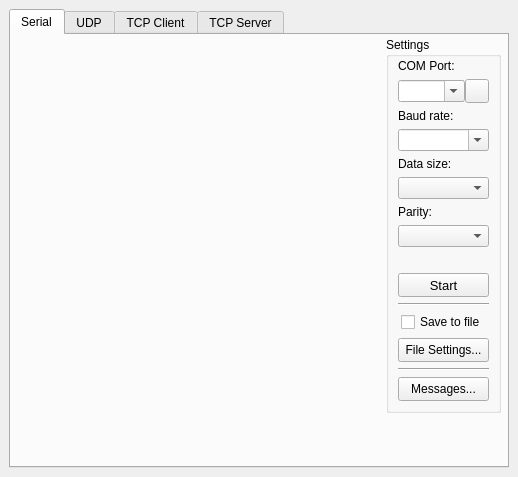
<?xml version="1.0" encoding="UTF-8"?>
<ui version="4.0">
 <class>MainWindow</class>
 <widget class="QMainWindow" name="MainWindow">
  <property name="geometry">
   <rect>
    <x>0</x>
    <y>0</y>
    <width>518</width>
    <height>477</height>
   </rect>
  </property>
  <property name="sizePolicy">
   <sizepolicy hsizetype="Preferred" vsizetype="Preferred">
    <horstretch>0</horstretch>
    <verstretch>0</verstretch>
   </sizepolicy>
  </property>
  <property name="minimumSize">
   <size>
    <width>518</width>
    <height>477</height>
   </size>
  </property>
  <property name="windowTitle">
   <string>Terminal</string>
  </property>
  <property name="tabShape">
   <enum>QTabWidget::Rounded</enum>
  </property>
  <widget class="QWidget" name="centralwidget">
   <property name="sizePolicy">
    <sizepolicy hsizetype="Expanding" vsizetype="Expanding">
     <horstretch>0</horstretch>
     <verstretch>0</verstretch>
    </sizepolicy>
   </property>
   <property name="maximumSize">
    <size>
     <width>16777215</width>
     <height>16777215</height>
    </size>
   </property>
   <layout class="QGridLayout" name="gridLayout">
    <item row="0" column="1">
     <widget class="QTabWidget" name="tabWidget">
      <property name="sizePolicy">
       <sizepolicy hsizetype="Expanding" vsizetype="Expanding">
        <horstretch>0</horstretch>
        <verstretch>0</verstretch>
       </sizepolicy>
      </property>
      <property name="currentIndex">
       <number>0</number>
      </property>
      <widget class="QWidget" name="tab_serial">
       <property name="sizePolicy">
        <sizepolicy hsizetype="Preferred" vsizetype="Preferred">
         <horstretch>0</horstretch>
         <verstretch>0</verstretch>
        </sizepolicy>
       </property>
       <attribute name="title">
        <string>Serial</string>
       </attribute>
       <layout class="QGridLayout" name="gridLayout_7">
        <property name="leftMargin">
         <number>6</number>
        </property>
        <property name="topMargin">
         <number>2</number>
        </property>
        <property name="rightMargin">
         <number>6</number>
        </property>
        <property name="bottomMargin">
         <number>2</number>
        </property>
        <item row="1" column="0" colspan="2">
         <layout class="QVBoxLayout" name="serial_layout_messages">
          <property name="sizeConstraint">
           <enum>QLayout::SetDefaultConstraint</enum>
          </property>
          <property name="topMargin">
           <number>0</number>
          </property>
          <property name="bottomMargin">
           <number>5</number>
          </property>
         </layout>
        </item>
        <item row="0" column="0">
         <widget class="Console" name="serial_console">
          <property name="sizePolicy">
           <sizepolicy hsizetype="Expanding" vsizetype="Expanding">
            <horstretch>0</horstretch>
            <verstretch>0</verstretch>
           </sizepolicy>
          </property>
          <property name="minimumSize">
           <size>
            <width>318</width>
            <height>377</height>
           </size>
          </property>
          <property name="currentIndex">
           <number>-1</number>
          </property>
         </widget>
        </item>
        <item row="0" column="1" alignment="Qt::AlignTop">
         <widget class="QGroupBox" name="serial_group_settings">
          <property name="sizePolicy">
           <sizepolicy hsizetype="Fixed" vsizetype="Fixed">
            <horstretch>0</horstretch>
            <verstretch>0</verstretch>
           </sizepolicy>
          </property>
          <property name="minimumSize">
           <size>
            <width>115</width>
            <height>0</height>
           </size>
          </property>
          <property name="maximumSize">
           <size>
            <width>115</width>
            <height>16777215</height>
           </size>
          </property>
          <property name="title">
           <string>Settings</string>
          </property>
          <property name="flat">
           <bool>false</bool>
          </property>
          <property name="checkable">
           <bool>false</bool>
          </property>
          <layout class="QVBoxLayout" name="verticalLayout_11">
           <property name="topMargin">
            <number>2</number>
           </property>
           <item>
            <widget class="QLabel" name="serial_label_COM">
             <property name="text">
              <string>COM Port:</string>
             </property>
            </widget>
           </item>
           <item>
            <layout class="QHBoxLayout" name="horizontalLayout_2">
             <property name="spacing">
              <number>0</number>
             </property>
             <property name="sizeConstraint">
              <enum>QLayout::SetFixedSize</enum>
             </property>
             <property name="topMargin">
              <number>0</number>
             </property>
             <item>
              <widget class="QComboBox" name="serial_selection_COM">
               <property name="sizePolicy">
                <sizepolicy hsizetype="Preferred" vsizetype="Fixed">
                 <horstretch>0</horstretch>
                 <verstretch>0</verstretch>
                </sizepolicy>
               </property>
               <property name="minimumSize">
                <size>
                 <width>0</width>
                 <height>22</height>
                </size>
               </property>
               <property name="editable">
                <bool>true</bool>
               </property>
              </widget>
             </item>
             <item>
              <widget class="QPushButton" name="serial_button_refresh">
               <property name="sizePolicy">
                <sizepolicy hsizetype="Fixed" vsizetype="Fixed">
                 <horstretch>0</horstretch>
                 <verstretch>0</verstretch>
                </sizepolicy>
               </property>
               <property name="minimumSize">
                <size>
                 <width>24</width>
                 <height>24</height>
                </size>
               </property>
               <property name="maximumSize">
                <size>
                 <width>24</width>
                 <height>24</height>
                </size>
               </property>
               <property name="text">
                <string/>
               </property>
               <property name="icon">
                <iconset resource="icons.qrc">
                 <normaloff>:/img/refresh.png</normaloff>:/img/refresh.png</iconset>
               </property>
              </widget>
             </item>
            </layout>
           </item>
           <item>
            <widget class="QLabel" name="serial_label_baud">
             <property name="text">
              <string>Baud rate:</string>
             </property>
            </widget>
           </item>
           <item>
            <widget class="QComboBox" name="serial_selection_baud">
             <property name="minimumSize">
              <size>
               <width>0</width>
               <height>22</height>
              </size>
             </property>
             <property name="editable">
              <bool>true</bool>
             </property>
            </widget>
           </item>
           <item>
            <widget class="QLabel" name="serial_label_dataSize">
             <property name="text">
              <string>Data size:</string>
             </property>
            </widget>
           </item>
           <item>
            <widget class="QComboBox" name="serial_selection_dataSize">
             <property name="minimumSize">
              <size>
               <width>0</width>
               <height>22</height>
              </size>
             </property>
            </widget>
           </item>
           <item>
            <widget class="QLabel" name="serial_label_parity">
             <property name="text">
              <string>Parity:</string>
             </property>
            </widget>
           </item>
           <item>
            <widget class="QComboBox" name="serial_selection_parity">
             <property name="minimumSize">
              <size>
               <width>0</width>
               <height>22</height>
              </size>
             </property>
            </widget>
           </item>
           <item>
            <spacer name="verticalSpacer">
             <property name="orientation">
              <enum>Qt::Vertical</enum>
             </property>
             <property name="sizeType">
              <enum>QSizePolicy::Fixed</enum>
             </property>
             <property name="sizeHint" stdset="0">
              <size>
               <width>20</width>
               <height>20</height>
              </size>
             </property>
            </spacer>
           </item>
           <item>
            <widget class="QPushButton" name="serial_button_start">
             <property name="minimumSize">
              <size>
               <width>0</width>
               <height>24</height>
              </size>
             </property>
             <property name="font">
              <font>
               <pointsize>10</pointsize>
               <weight>50</weight>
               <bold>false</bold>
              </font>
             </property>
             <property name="text">
              <string>Start</string>
             </property>
            </widget>
           </item>
           <item>
            <widget class="Line" name="line_4">
             <property name="orientation">
              <enum>Qt::Horizontal</enum>
             </property>
            </widget>
           </item>
           <item alignment="Qt::AlignHCenter">
            <widget class="QCheckBox" name="serial_checkBox_file">
             <property name="text">
              <string>Save to file</string>
             </property>
            </widget>
           </item>
           <item>
            <widget class="QPushButton" name="serial_button_files">
             <property name="minimumSize">
              <size>
               <width>0</width>
               <height>24</height>
              </size>
             </property>
             <property name="text">
              <string>File Settings...</string>
             </property>
            </widget>
           </item>
           <item>
            <widget class="Line" name="line_5">
             <property name="orientation">
              <enum>Qt::Horizontal</enum>
             </property>
            </widget>
           </item>
           <item>
            <widget class="QPushButton" name="serial_button_messages">
             <property name="minimumSize">
              <size>
               <width>0</width>
               <height>24</height>
              </size>
             </property>
             <property name="text">
              <string>Messages...</string>
             </property>
            </widget>
           </item>
          </layout>
         </widget>
        </item>
       </layout>
      </widget>
      <widget class="QWidget" name="tab_UDP">
       <attribute name="title">
        <string>UDP</string>
       </attribute>
       <layout class="QGridLayout" name="gridLayout_2">
        <property name="leftMargin">
         <number>6</number>
        </property>
        <property name="topMargin">
         <number>2</number>
        </property>
        <property name="rightMargin">
         <number>6</number>
        </property>
        <property name="bottomMargin">
         <number>2</number>
        </property>
        <item row="0" column="1" alignment="Qt::AlignTop">
         <widget class="QGroupBox" name="UDP_group_settings">
          <property name="sizePolicy">
           <sizepolicy hsizetype="Fixed" vsizetype="Fixed">
            <horstretch>0</horstretch>
            <verstretch>0</verstretch>
           </sizepolicy>
          </property>
          <property name="minimumSize">
           <size>
            <width>115</width>
            <height>0</height>
           </size>
          </property>
          <property name="maximumSize">
           <size>
            <width>115</width>
            <height>16777215</height>
           </size>
          </property>
          <property name="title">
           <string>Settings</string>
          </property>
          <property name="flat">
           <bool>false</bool>
          </property>
          <property name="checkable">
           <bool>false</bool>
          </property>
          <layout class="QVBoxLayout" name="verticalLayout_12">
           <property name="topMargin">
            <number>2</number>
           </property>
           <item>
            <widget class="QLabel" name="UDP_label_address">
             <property name="text">
              <string>IP address:</string>
             </property>
            </widget>
           </item>
           <item>
            <widget class="QLineEdit" name="UDP_edit_address">
             <property name="alignment">
              <set>Qt::AlignCenter</set>
             </property>
            </widget>
           </item>
           <item>
            <widget class="QLabel" name="UDP_label_port">
             <property name="text">
              <string>Port:</string>
             </property>
            </widget>
           </item>
           <item>
            <widget class="QLineEdit" name="UDP_edit_port">
             <property name="alignment">
              <set>Qt::AlignCenter</set>
             </property>
            </widget>
           </item>
           <item>
            <widget class="QPushButton" name="UDP_button_addresses">
             <property name="text">
              <string>Address List (0)</string>
             </property>
            </widget>
           </item>
           <item>
            <widget class="QLabel" name="UDP_label_port_local">
             <property name="text">
              <string>Local port:</string>
             </property>
            </widget>
           </item>
           <item>
            <widget class="QLineEdit" name="UDP_edit_port_local">
             <property name="alignment">
              <set>Qt::AlignCenter</set>
             </property>
             <property name="clearButtonEnabled">
              <bool>false</bool>
             </property>
            </widget>
           </item>
           <item>
            <spacer name="verticalSpacer_2">
             <property name="orientation">
              <enum>Qt::Vertical</enum>
             </property>
             <property name="sizeType">
              <enum>QSizePolicy::Fixed</enum>
             </property>
             <property name="sizeHint" stdset="0">
              <size>
               <width>20</width>
               <height>20</height>
              </size>
             </property>
            </spacer>
           </item>
           <item>
            <widget class="QPushButton" name="UDP_button_start">
             <property name="minimumSize">
              <size>
               <width>0</width>
               <height>24</height>
              </size>
             </property>
             <property name="font">
              <font>
               <pointsize>10</pointsize>
               <weight>50</weight>
               <bold>false</bold>
              </font>
             </property>
             <property name="text">
              <string>Start</string>
             </property>
            </widget>
           </item>
           <item>
            <widget class="Line" name="line_6">
             <property name="orientation">
              <enum>Qt::Horizontal</enum>
             </property>
            </widget>
           </item>
           <item alignment="Qt::AlignHCenter">
            <widget class="QCheckBox" name="UDP_checkBox_file">
             <property name="text">
              <string>Save to file</string>
             </property>
            </widget>
           </item>
           <item>
            <widget class="QPushButton" name="UDP_button_files">
             <property name="minimumSize">
              <size>
               <width>0</width>
               <height>24</height>
              </size>
             </property>
             <property name="text">
              <string>File Settings...</string>
             </property>
            </widget>
           </item>
           <item>
            <widget class="Line" name="line_7">
             <property name="orientation">
              <enum>Qt::Horizontal</enum>
             </property>
            </widget>
           </item>
           <item>
            <widget class="QPushButton" name="UDP_button_messages">
             <property name="minimumSize">
              <size>
               <width>0</width>
               <height>24</height>
              </size>
             </property>
             <property name="text">
              <string>Messages...</string>
             </property>
            </widget>
           </item>
          </layout>
         </widget>
        </item>
        <item row="0" column="0">
         <widget class="Console" name="UDP_console">
          <property name="sizePolicy">
           <sizepolicy hsizetype="Expanding" vsizetype="Expanding">
            <horstretch>0</horstretch>
            <verstretch>0</verstretch>
           </sizepolicy>
          </property>
          <property name="minimumSize">
           <size>
            <width>318</width>
            <height>377</height>
           </size>
          </property>
          <property name="currentIndex">
           <number>-1</number>
          </property>
         </widget>
        </item>
        <item row="1" column="0" colspan="2">
         <layout class="QVBoxLayout" name="UDP_layout_messages">
          <property name="sizeConstraint">
           <enum>QLayout::SetDefaultConstraint</enum>
          </property>
          <property name="topMargin">
           <number>0</number>
          </property>
          <property name="bottomMargin">
           <number>5</number>
          </property>
         </layout>
        </item>
       </layout>
      </widget>
      <widget class="QWidget" name="tab_TCP_client">
       <attribute name="title">
        <string>TCP Client</string>
       </attribute>
       <layout class="QGridLayout" name="gridLayout_4">
        <property name="leftMargin">
         <number>6</number>
        </property>
        <property name="topMargin">
         <number>2</number>
        </property>
        <property name="rightMargin">
         <number>6</number>
        </property>
        <property name="bottomMargin">
         <number>2</number>
        </property>
        <item row="0" column="1" alignment="Qt::AlignTop">
         <widget class="QGroupBox" name="TCP_client_group_settings">
          <property name="minimumSize">
           <size>
            <width>115</width>
            <height>0</height>
           </size>
          </property>
          <property name="maximumSize">
           <size>
            <width>115</width>
            <height>16777215</height>
           </size>
          </property>
          <property name="title">
           <string>Settings</string>
          </property>
          <layout class="QVBoxLayout" name="verticalLayout">
           <property name="topMargin">
            <number>2</number>
           </property>
           <item>
            <widget class="QLabel" name="TCP_client_label_address">
             <property name="sizePolicy">
              <sizepolicy hsizetype="Maximum" vsizetype="Fixed">
               <horstretch>0</horstretch>
               <verstretch>0</verstretch>
              </sizepolicy>
             </property>
             <property name="text">
              <string>IP address:</string>
             </property>
            </widget>
           </item>
           <item>
            <widget class="QLineEdit" name="TCP_client_edit_address">
             <property name="sizePolicy">
              <sizepolicy hsizetype="Maximum" vsizetype="Fixed">
               <horstretch>0</horstretch>
               <verstretch>0</verstretch>
              </sizepolicy>
             </property>
             <property name="text">
              <string/>
             </property>
             <property name="alignment">
              <set>Qt::AlignCenter</set>
             </property>
            </widget>
           </item>
           <item>
            <widget class="QLabel" name="TCP_client_label_port">
             <property name="sizePolicy">
              <sizepolicy hsizetype="Maximum" vsizetype="Fixed">
               <horstretch>0</horstretch>
               <verstretch>0</verstretch>
              </sizepolicy>
             </property>
             <property name="text">
              <string>Port:</string>
             </property>
            </widget>
           </item>
           <item>
            <widget class="QLineEdit" name="TCP_client_edit_port">
             <property name="sizePolicy">
              <sizepolicy hsizetype="Maximum" vsizetype="Fixed">
               <horstretch>0</horstretch>
               <verstretch>0</verstretch>
              </sizepolicy>
             </property>
             <property name="text">
              <string/>
             </property>
             <property name="alignment">
              <set>Qt::AlignCenter</set>
             </property>
            </widget>
           </item>
           <item>
            <spacer name="verticalSpacer_3">
             <property name="orientation">
              <enum>Qt::Vertical</enum>
             </property>
             <property name="sizeType">
              <enum>QSizePolicy::Fixed</enum>
             </property>
             <property name="sizeHint" stdset="0">
              <size>
               <width>20</width>
               <height>20</height>
              </size>
             </property>
            </spacer>
           </item>
           <item>
            <widget class="QPushButton" name="TCP_client_button_start">
             <property name="minimumSize">
              <size>
               <width>0</width>
               <height>24</height>
              </size>
             </property>
             <property name="font">
              <font>
               <pointsize>10</pointsize>
              </font>
             </property>
             <property name="text">
              <string>Start</string>
             </property>
            </widget>
           </item>
           <item>
            <widget class="Line" name="line">
             <property name="orientation">
              <enum>Qt::Horizontal</enum>
             </property>
            </widget>
           </item>
           <item alignment="Qt::AlignHCenter">
            <widget class="QCheckBox" name="TCP_client_checkBox_file">
             <property name="text">
              <string>Save to file</string>
             </property>
            </widget>
           </item>
           <item>
            <widget class="QPushButton" name="TCP_client_button_files">
             <property name="minimumSize">
              <size>
               <width>0</width>
               <height>24</height>
              </size>
             </property>
             <property name="text">
              <string>File Settings...</string>
             </property>
            </widget>
           </item>
           <item>
            <widget class="Line" name="line_2">
             <property name="orientation">
              <enum>Qt::Horizontal</enum>
             </property>
            </widget>
           </item>
           <item>
            <widget class="QPushButton" name="TCP_client_button_messages">
             <property name="minimumSize">
              <size>
               <width>0</width>
               <height>24</height>
              </size>
             </property>
             <property name="text">
              <string>Messages...</string>
             </property>
            </widget>
           </item>
          </layout>
         </widget>
        </item>
        <item row="0" column="0">
         <widget class="Console" name="TCP_client_console"/>
        </item>
        <item row="1" column="0" colspan="2">
         <layout class="QVBoxLayout" name="TCP_client_layout_messages">
          <property name="bottomMargin">
           <number>5</number>
          </property>
         </layout>
        </item>
       </layout>
      </widget>
      <widget class="QWidget" name="tab_TCP_server">
       <attribute name="title">
        <string>TCP Server</string>
       </attribute>
       <layout class="QGridLayout" name="gridLayout_3">
        <property name="leftMargin">
         <number>6</number>
        </property>
        <property name="topMargin">
         <number>2</number>
        </property>
        <property name="rightMargin">
         <number>6</number>
        </property>
        <property name="bottomMargin">
         <number>2</number>
        </property>
        <item row="2" column="1" alignment="Qt::AlignTop">
         <widget class="QListWidget" name="TCP_server_list_clients">
          <property name="sizePolicy">
           <sizepolicy hsizetype="Fixed" vsizetype="Maximum">
            <horstretch>0</horstretch>
            <verstretch>0</verstretch>
           </sizepolicy>
          </property>
          <property name="minimumSize">
           <size>
            <width>115</width>
            <height>0</height>
           </size>
          </property>
          <property name="maximumSize">
           <size>
            <width>115</width>
            <height>16777215</height>
           </size>
          </property>
         </widget>
        </item>
        <item row="1" column="1" alignment="Qt::AlignTop">
         <widget class="QLabel" name="TCP_server_label_clients">
          <property name="text">
           <string>Connected clients:</string>
          </property>
         </widget>
        </item>
        <item row="0" column="1" alignment="Qt::AlignTop">
         <widget class="QGroupBox" name="TCP_server_group_settings">
          <property name="sizePolicy">
           <sizepolicy hsizetype="Preferred" vsizetype="Fixed">
            <horstretch>0</horstretch>
            <verstretch>0</verstretch>
           </sizepolicy>
          </property>
          <property name="minimumSize">
           <size>
            <width>115</width>
            <height>0</height>
           </size>
          </property>
          <property name="maximumSize">
           <size>
            <width>115</width>
            <height>16777215</height>
           </size>
          </property>
          <property name="title">
           <string>Settings</string>
          </property>
          <layout class="QVBoxLayout" name="verticalLayout_3">
           <property name="topMargin">
            <number>2</number>
           </property>
           <item>
            <widget class="QLabel" name="TCP_server_label_port">
             <property name="sizePolicy">
              <sizepolicy hsizetype="Maximum" vsizetype="Fixed">
               <horstretch>0</horstretch>
               <verstretch>0</verstretch>
              </sizepolicy>
             </property>
             <property name="text">
              <string>Port:</string>
             </property>
            </widget>
           </item>
           <item>
            <widget class="QLineEdit" name="TCP_server_edit_port">
             <property name="sizePolicy">
              <sizepolicy hsizetype="Maximum" vsizetype="Fixed">
               <horstretch>0</horstretch>
               <verstretch>0</verstretch>
              </sizepolicy>
             </property>
             <property name="text">
              <string/>
             </property>
             <property name="alignment">
              <set>Qt::AlignCenter</set>
             </property>
            </widget>
           </item>
           <item>
            <spacer name="verticalSpacer_4">
             <property name="orientation">
              <enum>Qt::Vertical</enum>
             </property>
             <property name="sizeType">
              <enum>QSizePolicy::Fixed</enum>
             </property>
             <property name="sizeHint" stdset="0">
              <size>
               <width>20</width>
               <height>20</height>
              </size>
             </property>
            </spacer>
           </item>
           <item>
            <widget class="QPushButton" name="TCP_server_button_start">
             <property name="minimumSize">
              <size>
               <width>0</width>
               <height>24</height>
              </size>
             </property>
             <property name="font">
              <font>
               <pointsize>10</pointsize>
              </font>
             </property>
             <property name="text">
              <string>Start</string>
             </property>
            </widget>
           </item>
           <item>
            <widget class="Line" name="line_3">
             <property name="orientation">
              <enum>Qt::Horizontal</enum>
             </property>
            </widget>
           </item>
           <item alignment="Qt::AlignHCenter">
            <widget class="QCheckBox" name="TCP_server_checkBox_file">
             <property name="text">
              <string>Save to file</string>
             </property>
            </widget>
           </item>
           <item>
            <widget class="QPushButton" name="TCP_server_button_files">
             <property name="minimumSize">
              <size>
               <width>0</width>
               <height>24</height>
              </size>
             </property>
             <property name="text">
              <string>File Settings...</string>
             </property>
            </widget>
           </item>
           <item>
            <widget class="Line" name="line_8">
             <property name="orientation">
              <enum>Qt::Horizontal</enum>
             </property>
            </widget>
           </item>
           <item>
            <widget class="QPushButton" name="TCP_server_button_messages">
             <property name="minimumSize">
              <size>
               <width>0</width>
               <height>24</height>
              </size>
             </property>
             <property name="text">
              <string>Messages...</string>
             </property>
            </widget>
           </item>
          </layout>
         </widget>
        </item>
        <item row="4" column="0" colspan="2">
         <layout class="QVBoxLayout" name="TCP_server_layout_messages">
          <property name="bottomMargin">
           <number>5</number>
          </property>
         </layout>
        </item>
        <item row="3" column="1">
         <spacer name="verticalSpacer_5">
          <property name="orientation">
           <enum>Qt::Vertical</enum>
          </property>
          <property name="sizeType">
           <enum>QSizePolicy::Expanding</enum>
          </property>
          <property name="sizeHint" stdset="0">
           <size>
            <width>20</width>
            <height>40</height>
           </size>
          </property>
         </spacer>
        </item>
        <item row="0" column="0" rowspan="4">
         <widget class="Console" name="TCP_server_console"/>
        </item>
       </layout>
      </widget>
     </widget>
    </item>
   </layout>
  </widget>
 </widget>
 <customwidgets>
  <customwidget>
   <class>Console</class>
   <extends>QStackedWidget</extends>
   <header>console.h</header>
   <container>1</container>
  </customwidget>
 </customwidgets>
 <resources>
  <include location="icons.qrc"/>
 </resources>
 <connections/>
</ui>
